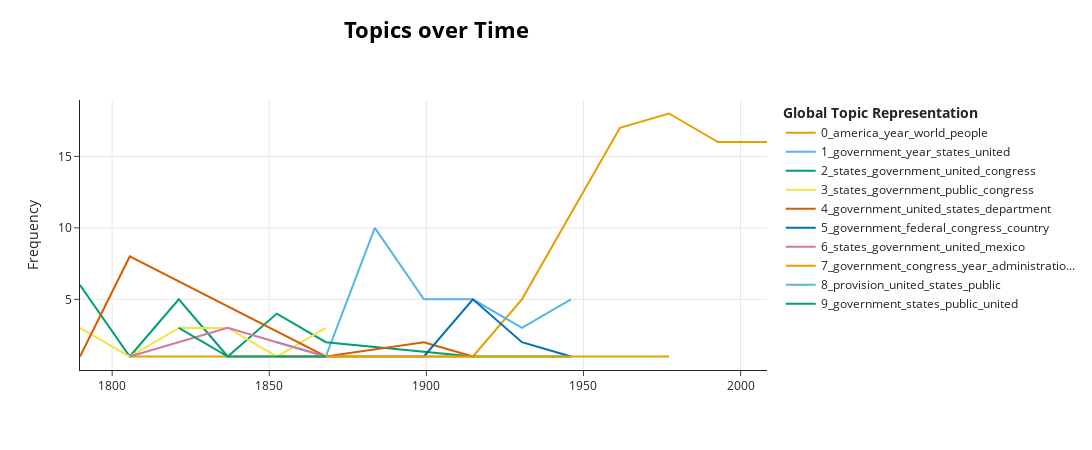

Source (notebook cell):
### Code cell
TOP_N_TOPICS = 10

step07_topic_model.visualize_topics_over_time(topics_over_time, top_n_topics=TOP_N_TOPICS)

### Figure 1 — Plotly figure (JSON) as saved in the notebook; plotly's stock layout.template omitted (floating-point values rounded to 4 significant figures)
{"data": [{"hoverinfo": "text", "hovertext": ["<b>Topic 0</b><br>Words: public, peace, establishment, national, congress", "<b>Topic 0</b><br>Words: people, work, nation, american, great", "<b>Topic 0</b><br>Words: government, people, need, nation, world", "<b>Topic 0</b><br>Words: world, nation, people, year, american", "<b>Topic 0</b><br>Words: world, nation, year, people, program", "<b>Topic 0</b><br>Words: year, america, world, nation, people", "<b>Topic 0</b><br>Words: america, world, year, people, american", "<b>Topic 0</b><br>Words: america, year, people, work, child", "<b>Topic 0</b><br>Words: america, year, american, people, work"], "marker": {"color": "#E69F00"}, "mode": "lines", "name": "0_america_year_world_people", "type": "scatter", "x": [1806.0, 1899.0, 1915.0, 1930.0, 1946.0, 1962.0, 1977.0, 1993.0, 2008.0], "y": [1, 1, 1, 5, 11, 17, 18, 16, 16]}, {"hoverinfo": "text", "hovertext": ["<b>Topic 1</b><br>Words: states, government, united, right, great", "<b>Topic 1</b><br>Words: states, united, government, year, report", "<b>Topic 1</b><br>Words: government, year, states, united, increase", "<b>Topic 1</b><br>Words: government, states, year, united, great", "<b>Topic 1</b><br>Words: government, country, great, congress, people", "<b>Topic 1</b><br>Words: dollar, year, government, million, fiscal", "<b>Topic 1</b><br>Words: world, year, free, program, government"], "marker": {"color": "#56B4E9"}, "mode": "lines", "name": "1_government_year_states_united", "type": "scatter", "x": [1852.0, 1868.0, 1884.0, 1899.0, 1915.0, 1930.0, 1946.0], "y": [2, 1, 10, 5, 5, 3, 5]}, {"hoverinfo": "text", "hovertext": ["<b>Topic 2</b><br>Words: states, united, government, citizen, country", "<b>Topic 2</b><br>Words: states, united, vessel, power, article", "<b>Topic 2</b><br>Words: states, government, united, great, congress", "<b>Topic 2</b><br>Words: mexico, states, united, government, country", "<b>Topic 2</b><br>Words: states, government, united, state, congress", "<b>Topic 2</b><br>Words: states, united, government, congress, great", "<b>Topic 2</b><br>Words: faith, government, democracy, congress, states", "<b>Topic 2</b><br>Words: nation, right, service, national, congress", "<b>Topic 2</b><br>Words: government, program, federal, shall, year"], "marker": {"color": "#009E73"}, "mode": "lines", "name": "2_states_government_united_congress", "type": "scatter", "x": [1790.0, 1806.0, 1821.0, 1837.0, 1852.0, 1868.0, 1915.0, 1930.0, 1946.0], "y": [6, 1, 5, 1, 4, 2, 1, 1, 1]}, {"hoverinfo": "text", "hovertext": ["<b>Topic 3</b><br>Words: states, public, government, great, shall", "<b>Topic 3</b><br>Words: spain, savage, states, government, united", "<b>Topic 3</b><br>Words: states, public, government, congress, country", "<b>Topic 3</b><br>Words: government, public, states, country, congress", "<b>Topic 3</b><br>Words: congress, states, government, power, year", "<b>Topic 3</b><br>Words: states, government, congress, public, year"], "marker": {"color": "#F0E442"}, "mode": "lines", "name": "3_states_government_public_congress", "type": "scatter", "x": [1790.0, 1806.0, 1821.0, 1837.0, 1852.0, 1868.0], "y": [3, 1, 3, 3, 1, 3]}, {"hoverinfo": "text", "hovertext": ["<b>Topic 4</b><br>Words: congress, interest, country, debt, government", "<b>Topic 4</b><br>Words: states, united, government, british, great", "<b>Topic 4</b><br>Words: government, country, congress, united, treaty", "<b>Topic 4</b><br>Words: government, department, united, states, court", "<b>Topic 4</b><br>Words: government, ship, cruiser, present, great"], "marker": {"color": "#D55E00"}, "mode": "lines", "name": "4_government_united_states_department", "type": "scatter", "x": [1790.0, 1806.0, 1868.0, 1899.0, 1915.0], "y": [1, 8, 1, 2, 1]}, {"hoverinfo": "text", "hovertext": ["<b>Topic 5</b><br>Words: government, work, nation, great, congress", "<b>Topic 5</b><br>Words: government, federal, congress, country, public", "<b>Topic 5</b><br>Words: federal, bank, government, economic, credit", "<b>Topic 5</b><br>Words: world, nation, congress, government, security"], "marker": {"color": "#0072B2"}, "mode": "lines", "name": "5_government_federal_congress_country", "type": "scatter", "x": [1899.0, 1915.0, 1930.0, 1946.0], "y": [1, 5, 2, 1]}, {"hoverinfo": "text", "hovertext": ["<b>Topic 6</b><br>Words: states, public, government, united, land", "<b>Topic 6</b><br>Words: mexico, states, government, united, texas", "<b>Topic 6</b><br>Words: states, government, united, power, state", "<b>Topic 6</b><br>Words: states, united, government, country, increase", "<b>Topic 6</b><br>Words: government, country, states, public, united"], "marker": {"color": "#CC79A7"}, "mode": "lines", "name": "6_states_government_united_mexico", "type": "scatter", "x": [1806.0, 1837.0, 1852.0, 1868.0, 1899.0], "y": [1, 3, 2, 1, 1]}, {"hoverinfo": "text", "hovertext": ["<b>Topic 7</b><br>Words: government, constitution, states, congress, country", "<b>Topic 7</b><br>Words: congress, states, year, government, united", "<b>Topic 7</b><br>Words: government, american, congress, states, united", "<b>Topic 7</b><br>Words: government, american, policy, congress, nation", "<b>Topic 7</b><br>Words: government, nation, business, income, group", "<b>Topic 7</b><br>Words: program, administration, year, policy, us"], "marker": {"color": "#E69F00"}, "mode": "lines", "name": "7_government_congress_year_administratio...", "type": "scatter", "x": [1852.0, 1868.0, 1899.0, 1915.0, 1930.0, 1977.0], "y": [1, 1, 1, 1, 1, 1]}, {"hoverinfo": "text", "hovertext": ["<b>Topic 8</b><br>Words: provision, united, states, public, object"], "marker": {"color": "#56B4E9"}, "mode": "lines", "name": "8_provision_united_states_public", "type": "scatter", "x": [1790.0], "y": [6]}, {"hoverinfo": "text", "hovertext": ["<b>Topic 9</b><br>Words: government, states, public, united, subject", "<b>Topic 9</b><br>Words: government, states, duty, united, public", "<b>Topic 9</b><br>Words: government, states, country, congress, public"], "marker": {"color": "#009E73"}, "mode": "lines", "name": "9_government_states_public_united", "type": "scatter", "x": [1821.0, 1837.0, 1868.0], "y": [3, 1, 1]}], "layout": {"height": 450, "hoverlabel": {"bgcolor": "white", "font": {"family": "Rockwell", "size": 16}}, "legend": {"title": {"text": "<b>Global Topic Representation"}}, "title": {"font": {"color": "Black", "size": 22}, "text": "<b>Topics over Time</b>", "x": 0.4, "xanchor": "center", "y": 0.95, "yanchor": "top"}, "width": 1250, "xaxis": {"showgrid": true}, "yaxis": {"showgrid": true, "title": {"text": "Frequency"}}}}
